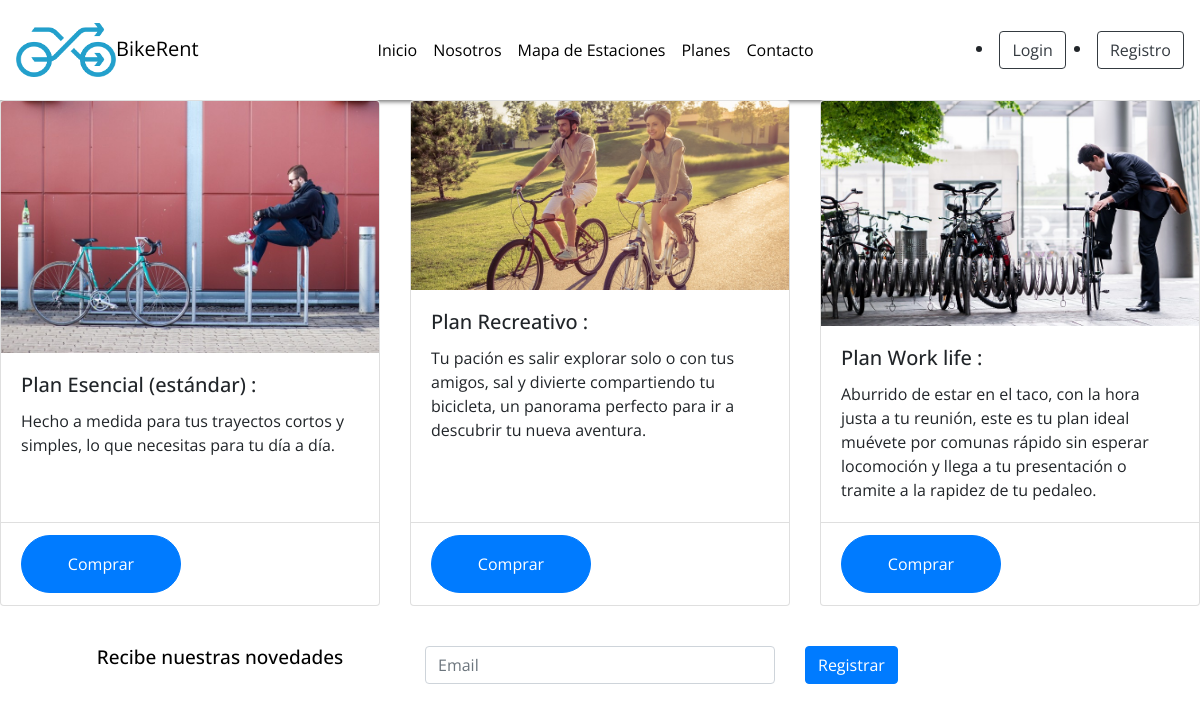
Screenshot of /planes/plan_list.html/ with the database file from the repository.
### planes/models.py (models this page shows)
class Plan(models.Model):
    NombrePlan = models.CharField(max_length=30)
    descripcion = models.TextField();
    precio = models.IntegerField();
    fecha = models.DateTimeField(default=timezone.now);
    imagen = models.ImageField(upload_to="planes", null = True)
    def __str__(self):
        return self.NombrePlan

### planes/views.py (the view)
# urls.py: re_path( r'^planes/plan_list.html/$', views.plan_list, name="plan_list"),
def plan_list(request):
    planes = Plan.objects.all()
    return render(request, 'planes/plan_list.html', {'planes': planes})

### planes/templates/planes/plan_list.html (shortened to what this page needs)
{% extends 'base.html' %}
{% load static ("planes.css") %]
{% load static %}
{% block content %}
<link href="{% static 'css/planes.css' %}" rel="stylesheet">
<div class="row row-cols-1 row-cols-md-3">
  {% for plan in planes %}
  <div class="col mb-3">
    <div class="card h-100">
      <img src="{{ plan.imagen.url }}" class="card-img-top" alt="...">
      <div class="card-body">
        <h5 class="card-title">{{ plan }} :</h5>
        <p class="card-text">{{ plan.descripcion }}</p>
      </div>
      <div class="card-footer bg-transparent">
        <a  class="btn btn-primary" href="{% url 'plan_venta' pk=plan.pk %}">Comprar</a>
        </div>
    </div>
  </div>
  {% endfor %}
</div>
  <br>
      <div class="container">
        <div class="row">
          <div class="col-sm">
            <div class="form-group mb-2">
                <h1>Recibe nuestras novedades</h1>
            </div>
          </div>
          <div class="col-sm">
            <form  id="form-nuevousuario" method="POST">
                <div class="form-group ">
                  <input type="email" class="form-control" placeholder="Email" id="idNombreCompleto" name="idNombreCompleto" required />
                </div>
              </form>
          </div>
          <div class="col-sm">
            <button type="submit" class="btn btn-primary mb-2">Registrar</button>
          </div>
        </div>
      </div>
{% endblock %}

### planes/templates/base.html (shortened to what this page needs)
{% load static %}
<!DOCTYPE html>
<html lang="es">
<head>
    {% load pwa %}
    <link href="https://unpkg.com/ionicons@4.5.10-0/dist/css/ionicons.min.css" rel="stylesheet">
    <link rel="stylesheet" href="https://stackpath.bootstrapcdn.com/bootstrap/4.5.2/css/bootstrap.min.css">
    <link rel="stylesheet" href="{% static 'css/index2.css'%}">
</head>
<body>
    <nav class="navbar navbar-expand-lg">
        <a class="navbar-brand" href="#"><img src="{% static 'img/logoCelesteBici.png' %}" class="img-fluid" width="100px" height="100px" alt="" srcset="">BikeRent </a>
        <div class="collapse navbar-collapse" id="navbarSupportedContent">
          <ul class="navbar-nav mr-auto ml-auto text-center sticky-top">
            <li class="nav-item active">
              <a class="nav-link " href="{% url 'index2'%}">Inicio <span class="sr-only">(current)</span></a>
            </li>
            <li class="nav-item">
              <a class="nav-link" href="{% url 'nosotros'%}">Nosotros</a>
            </li>
            <li class="nav-item">
              <a class="nav-link" href="{% url 'Mapa'%}">Mapa de Estaciones</a>
          </li>
            <li class="nav-item">
                <a class="nav-link" href="{% url 'plan_list'%}">Planes</a>
            </li>
            <li class="nav-item">
                <a class="nav-link" href="{% url 'contacto'%}">Contacto</a>
            </li>
          </ul>
          {% if user.is_authenticated %}
          <div class="d-flex flex-row justify-content-around"></div>
          <li>
            <a href="#">{{ user.username}} </a>/a>
          </li>
          <li>
            <a href="{% url 'logout'%}">Cerrar sesión</a>
          </li>
          {% else %}
          <li>
            <a href="{% url 'login'%}" class="btn btn-outline-dark mr-2">Login</a>
          </li>
          <li>
            <a href="{% url 'registrar'%}" class="btn btn-outline-dark">Registro</a>
          </li>
          </div>
          {% endif %}
      </nav>
{% block content %}
{% endblock %}
</body>
</html>

### planes/static/css/index2.css (style rules this page uses)
* { margin: 0; padding: 0; box-sizing: border-box; }
body { background: #fff; overflow-x: hidden; font-family: 'Open Sans', sans-serif; }
.navbar { background-color: #fff; box-shadow: 0 2px 4px 0 rgba(0,0,0,0.5); min-height: 100px; }
.nav-link { color:black; border-radius: 24px; }
.navbar-brand { color: #000000; }

### planes/static/css/planes.css (style rules this page uses)
* { margin: 0; padding: 0; box-sizing: border-box; }
body { background: #fff; overflow-x: hidden; font-family: 'Open Sans', sans-serif; }
.navbar { background-color: #fff; box-shadow: 0 2px 4px 0 rgba(0,0,0,0.5); min-height: 100px; }
.nav-link { color:black; border-radius: 24px; }
.navbar-brand { color: #000000; }
.card-footer .btn { font-weight: 400; padding: 1rem 2rem; border-radius: 5rem; min-width: 10rem; }
.form-group h1 { font-size:19px; font-weight: 500; color: black; text-align: center; margin-bottom: 20px; }

### rows the page displays
Plan: imagen (picture), NombrePlan "Plan Esencial (estándar)", descripcion "Hecho a medida para tus trayectos cortos y simples, lo que necesitas para tu día a día."
Plan: imagen (picture), NombrePlan "Plan Recreativo", descripcion "Tu pación es salir explorar solo o con tus amigos, sal y divierte compartiendo tu bicicleta, un panorama perfecto para ir a descubrir tu nueva aventura."
Plan: imagen (picture), NombrePlan "Plan Work life", descripcion "Aburrido de estar en el taco, con la hora justa a tu reunión, este es tu plan ideal muévete por comunas rápido sin esperar locomoción y llega a tu presentación o tramite a la rapidez de tu pedaleo."
